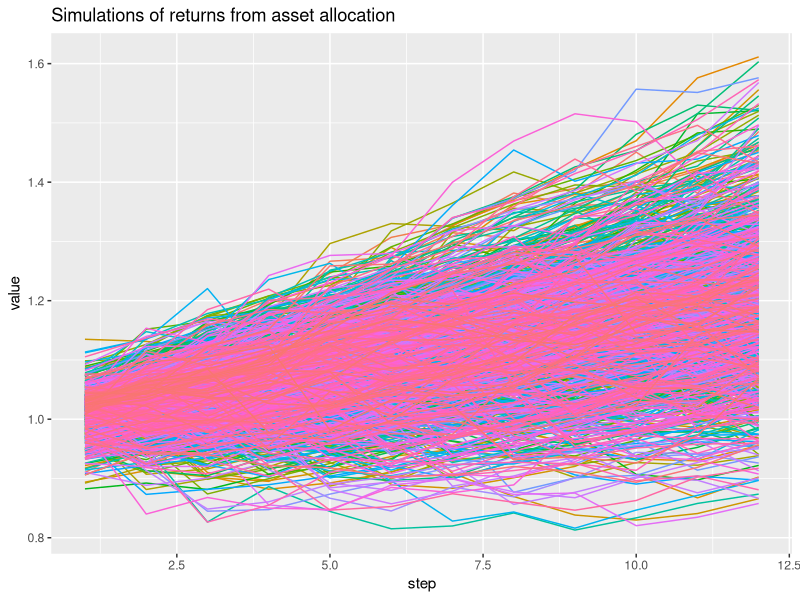
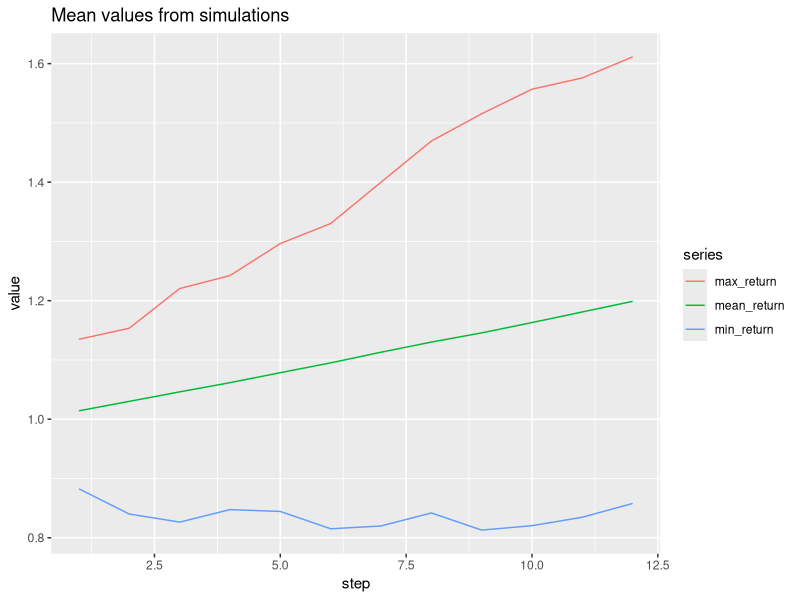

R code for these plots, in order:
# sample from an uniform distribution
stats::runif(1, min = 0, max = 1)

# sample from an exponential distribution
stats::rexp(1)

# sample from a normal distribution
stats::rnorm(1)

# sample from a log normal distribution
stats::rlnorm(1)

calculate_return <- function(alpha) {
  risk_free_rate <- 1.03
  risky_rate <- rnorm(1) * 0.05 + 1
  (1 - alpha) * risk_free_rate + alpha * risky_rate
}


# monte carlo -------------------------------------------------------------

#install.packages('tidyverse')
library(tidyverse)

RUNS <- 1000
DECISION.STEPS <- 12
map(1:10, ~ sample(1:10, 1))
replicate(DECISION.STEPS, runif(1))
simulations <- map(1:RUNS, ~ replicate(DECISION.STEPS, runif(1) %>%
                                       calculate_return())) %>%
  set_names(paste0("sim", 1:RUNS)) %>%
  map(~ accumulate(., ~ .x * .y)) %>%
  map_dfr(~ tibble(value = .x, step = 1:DECISION.STEPS), .id = "simulation")

simulations %>%
  ggplot(aes(x = step, y = value)) +
  geom_line(aes(color = simulation)) +
  theme(legend.position = "none") +
  ggtitle("Simulations of returns from asset allocation")

summary_values <- simulations %>%
  group_by(step) %>%
  summarise(mean_return = mean(value),
            max_return = max(value),
            min_return = min(value)) %>%
  gather("series", "value", -step)

summary_values %>%
  ggplot(aes(x = step, y = value)) +
  geom_line(aes(color = series)) +
  ggtitle("Mean values from simulations")

